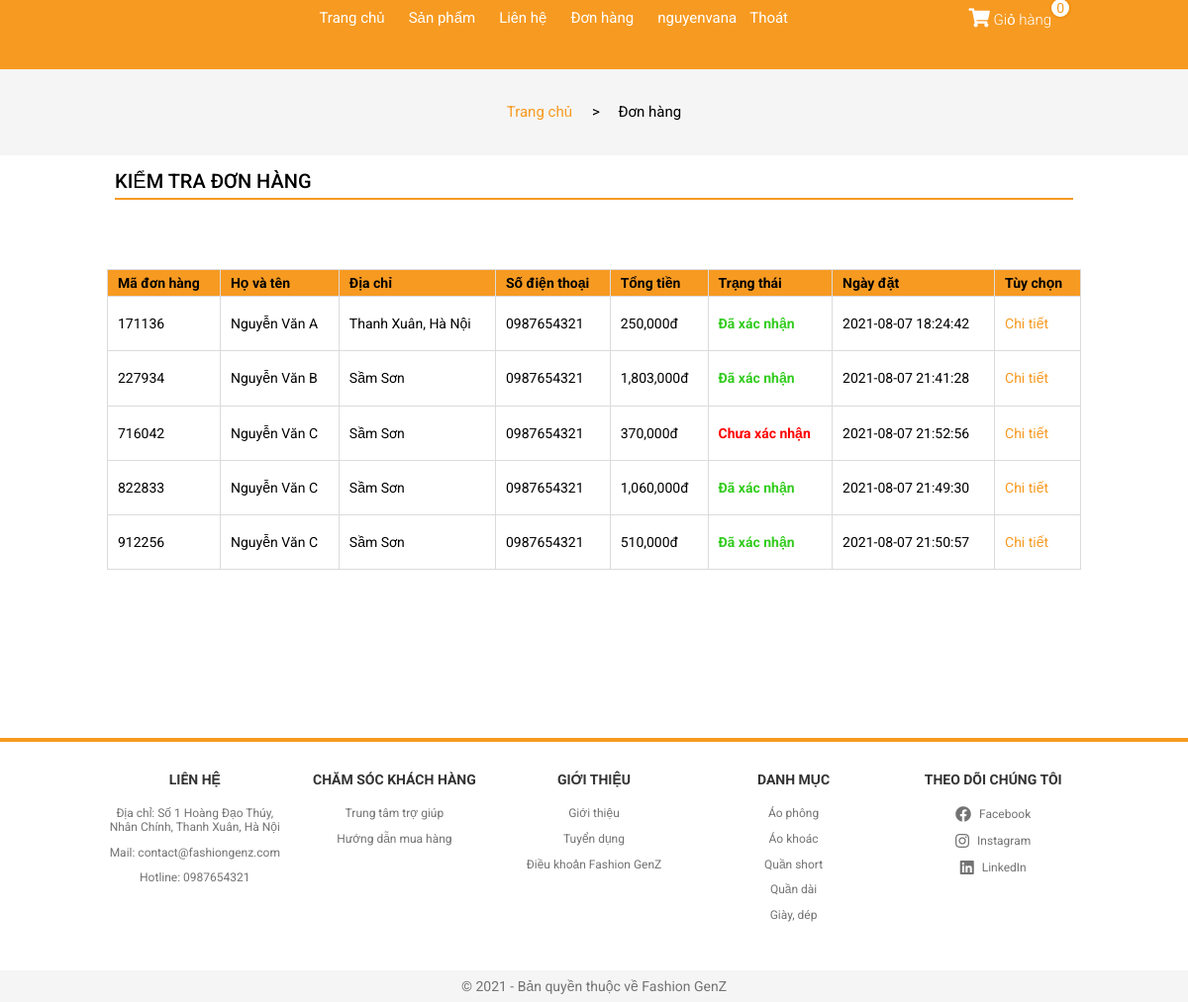
The app's page /?controller=donhang (signed in), older data.
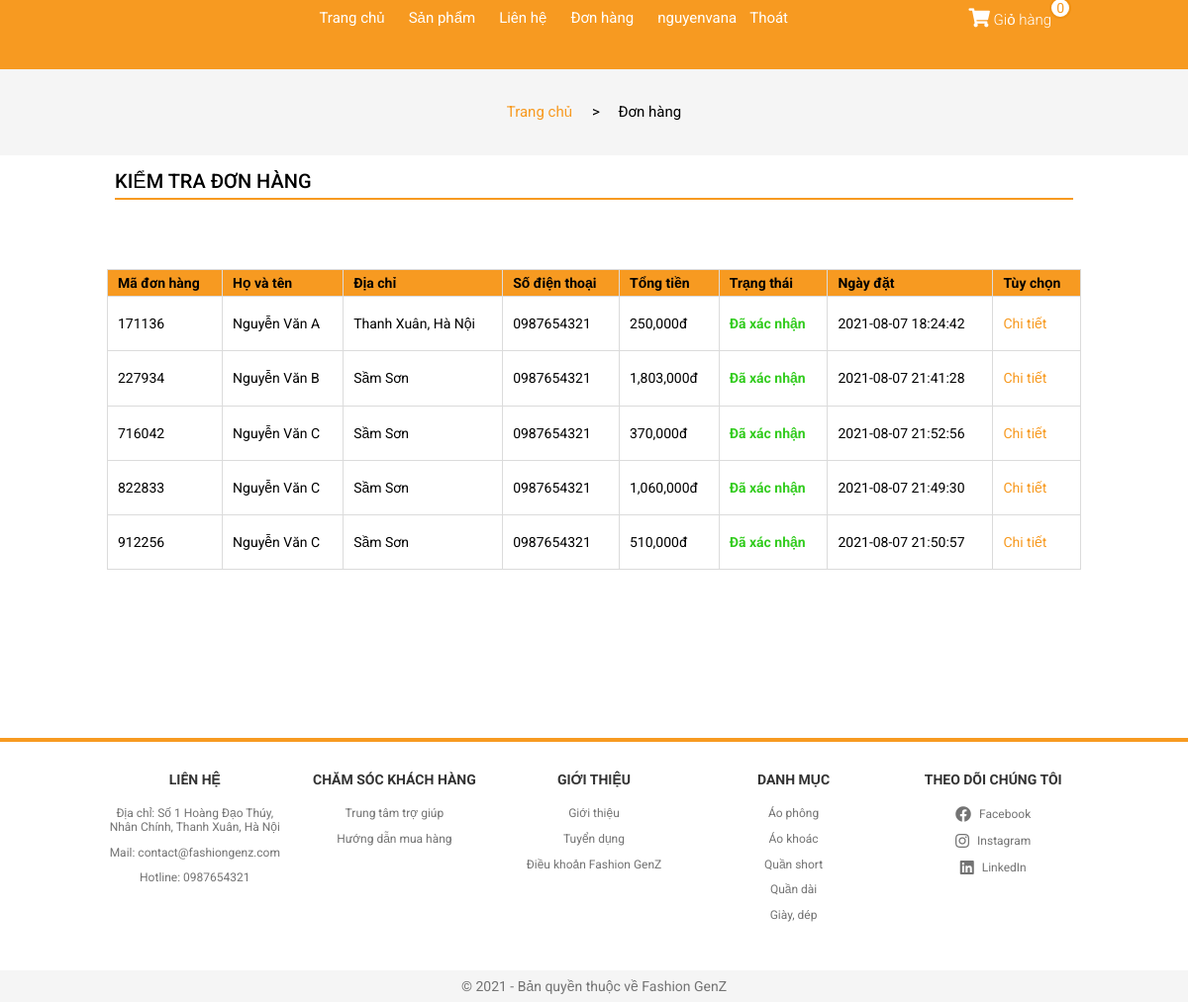
The same page, newer data.
### tables this page shows
CREATE TABLE `user_order` (
  `id` int(11) NOT NULL,
  `fullname` varchar(100) DEFAULT NULL,
  `address` varchar(200) DEFAULT NULL,
  `email` varchar(100) DEFAULT NULL,
  `phone` varchar(20) DEFAULT NULL,
  `amount` int(11) DEFAULT NULL,
  `status` int(11) DEFAULT NULL,
  `time_order` datetime DEFAULT NULL,
  `time_delivered` datetime DEFAULT NULL,
  `user_id` int(11) DEFAULT NULL
);

### Controller/C-donhang.php (called while the page is built, shortened)
<?php
    if(isset($_SESSION['customer'])){
        $user = $database->get('user_info', array('id'=>$_SESSION['customer']));
        $package_user = $database->get('user_order', array('user_id'=>$user[0]['id']));
    }
    require_once './View/V-donhang.php';
?>

### Model/M-database.php (called while the page is built, shortened)
<?php
    class database{
        protected $conn= null;
        protected $host='localhost';
        protected $user='root';
        protected $pass='';
        protected $dbname='fashiongenz';
        public function connect(){
             $this->conn = new mysqli($this->host,$this->user,$this->pass,$this->dbname);
        }
        public function get($table,$condition=array()){
          $sql= "SELECT * FROM $table ";
          if(!empty($condition)){
               $sql.="WHERE";
               foreach ($condition as $key => $value){
                    $sql.= " $key = '$value' AND";
               }
               $sql= trim($sql,"AND");
          }
          $query = mysqli_query($this->conn, $sql);
          $result=array();
          if ($query){
               while ($row= mysqli_fetch_assoc($query)){
                    $result[]=$row;
               }
          }
          return $result;
     }
    }
?>

### View/V-donhang.php (the view, shortened to what the changed rows need)
<!DOCTYPE html>
<html lang="en">
<head>
    <link rel="stylesheet" href="./Assets/Css/grid.css">
    <link rel="stylesheet" href="./Assets/Css/responsive.css">
    <link rel="stylesheet" href="./Assets/Css/main.css">
    <link rel="stylesheet" href="./Assets/Css/base.css">
    <link rel="stylesheet" href="https://cdnjs.cloudflare.com/ajax/libs/normalize/8.0.1/normalize.min.css" />
    <link rel="stylesheet" href="./Assets/Fonts/fontawesome-free-5.15.3-web/css/all.min.css">
</head>
<body>
        <div class="app">
            <div class="content">
                <div class="account">
                    <div class="grid wide">
                        <?php
                                if(isset($_SESSION['customer']) && $_SESSION['customer'] != NULL){
                        ?>
                            <?php if($package_user){ ?>
                                <div class="package-info">
                                    <table class="package-info__table">
                                        <thead>
                                            <tr>
                                                <th>Mã đơn hàng</th>
                                                <th>Họ và tên</th>
                                                <th>Địa chỉ</th>
                                                <th>Số điện thoại</th>
                                                <th>Tổng tiền</th>
                                                <th>Trạng thái</th>
                                                <th>Ngày đặt</th>
                                                <th>Tùy chọn</th>
                                            </tr>
                                        </thead>
                                        <tbody>
                                            <?php foreach($package_user as $key => $value){ ?>
                                            <tr>
                                                <td><?php echo $value['id'] ?></td>
                                                <td><?php echo $value['fullname'] ?></td>
                                                <td><?php echo $value['address'] ?></td>
                                                <td><?php echo $value['phone'] ?></td>
                                                <td><?php echo number_format($value['amount']); ?>đ</td>
                                                <td>
                                                    <?php if ($value['status'] == 0){ ?>
                                                        <p class="package-info__status-not-confirm">Chưa xác nhận</p>
                                                    <?php }else if ($value['status'] == 1){ ?>
                                                        <p class="package-info__status-confirmed">Đã xác nhận</p>
                                                    <?php } ?>
                                                </td>
                                                <td><?php echo $value['time_order'] ?></td>
                                                <td><a class="package-info__detail" href="?controller=chitietdonhang&id=<?php echo $value['id'] ?>">Chi tiết</a></td>
                                            </tr>
                                            <?php } ?>
                                        </tbody>
                                    </table>
                                </div>
                                <?php } else { ?>
                                        <h3 style="font-size: 1.8rem; text-align: center; margin: 180px 0 260px 0;">Quý khách chưa đặt đơn hàng nào, nếu quý khách đã đặt hàng, thông tin đơn hàng sẽ xuất hiện ở đây</h3>
                                <?php } ?>
                        <?php } ?>
                    </div>
                </div>
            </div>
        </div>
</body>
</html>

Row changes from the older to the newer data that the page shows:
changed user_order id 716042: status "Chưa xác nhận" → "Đã xác nhận"
